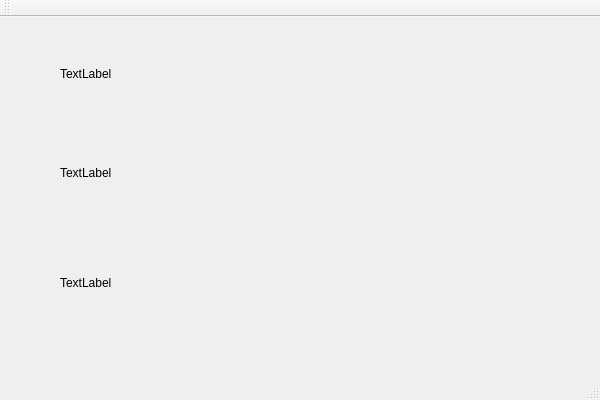
<?xml version="1.0" encoding="UTF-8"?>
<ui version="4.0">
 <class>SqlLiteTestClass</class>
 <widget class="QMainWindow" name="SqlLiteTestClass">
  <property name="geometry">
   <rect>
    <x>0</x>
    <y>0</y>
    <width>600</width>
    <height>400</height>
   </rect>
  </property>
  <property name="windowTitle">
   <string>SqlLiteTest</string>
  </property>
  <widget class="QWidget" name="centralWidget">
   <widget class="QLabel" name="label">
    <property name="geometry">
     <rect>
      <x>60</x>
      <y>21</y>
      <width>441</width>
      <height>71</height>
     </rect>
    </property>
    <property name="text">
     <string>TextLabel</string>
    </property>
   </widget>
   <widget class="QLabel" name="label_2">
    <property name="geometry">
     <rect>
      <x>60</x>
      <y>120</y>
      <width>441</width>
      <height>71</height>
     </rect>
    </property>
    <property name="text">
     <string>TextLabel</string>
    </property>
   </widget>
   <widget class="QLabel" name="label_3">
    <property name="geometry">
     <rect>
      <x>60</x>
      <y>230</y>
      <width>441</width>
      <height>71</height>
     </rect>
    </property>
    <property name="text">
     <string>TextLabel</string>
    </property>
   </widget>
  </widget>
  <widget class="QMenuBar" name="menuBar">
   <property name="geometry">
    <rect>
     <x>0</x>
     <y>0</y>
     <width>600</width>
     <height>23</height>
    </rect>
   </property>
  </widget>
  <widget class="QToolBar" name="mainToolBar">
   <attribute name="toolBarArea">
    <enum>TopToolBarArea</enum>
   </attribute>
   <attribute name="toolBarBreak">
    <bool>false</bool>
   </attribute>
  </widget>
  <widget class="QStatusBar" name="statusBar"/>
 </widget>
 <layoutdefault spacing="6" margin="11"/>
 <resources>
  <include location="sqllitetest.qrc"/>
 </resources>
 <connections/>
</ui>
